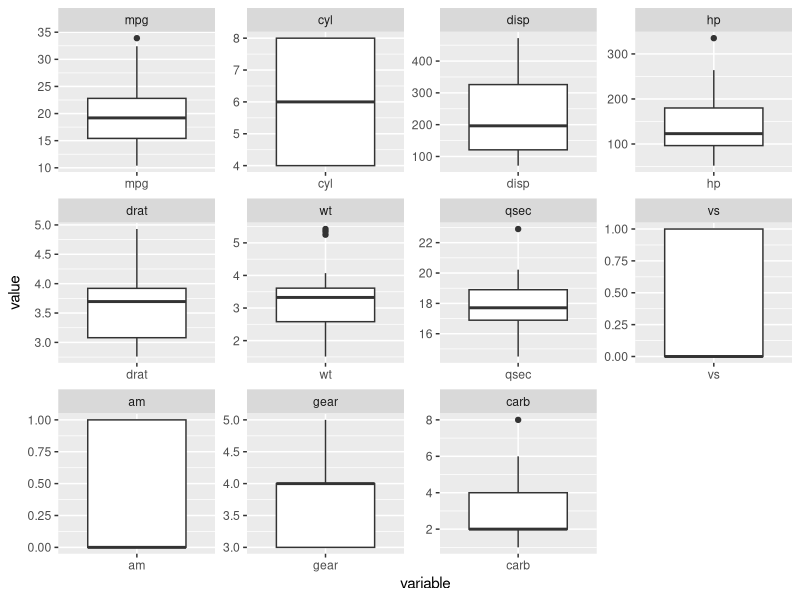

This figure's R source: (Note: this script raises an error after producing the figure.)
#session7_assignment_7.3

#1. Create a box and whisker plot by class using mtcars dataset
library(ggplot2)
library(reshape2)
library(purrr)
library(tidyr)
data("mtcars")
df.m<-melt(mtcars)
ggplot(data=df.m,aes(x=variable, y=value))+geom_boxplot()+
  facet_wrap(~variable, scales = "free")

mtcars%>%gather(measure, value,  -gear) %>%
ggplot(aes(x=factor(gear), y=value, fill=factor(gear)))+geom_boxplot(outlier.colour="blue")+facet_wrap(~Measure, scales="free_y")+
ggtitle("Box and Whisker plot")+theme_bw()+theme(plot.title=element_text(hjust=0.5, size=22, face="bold"))
